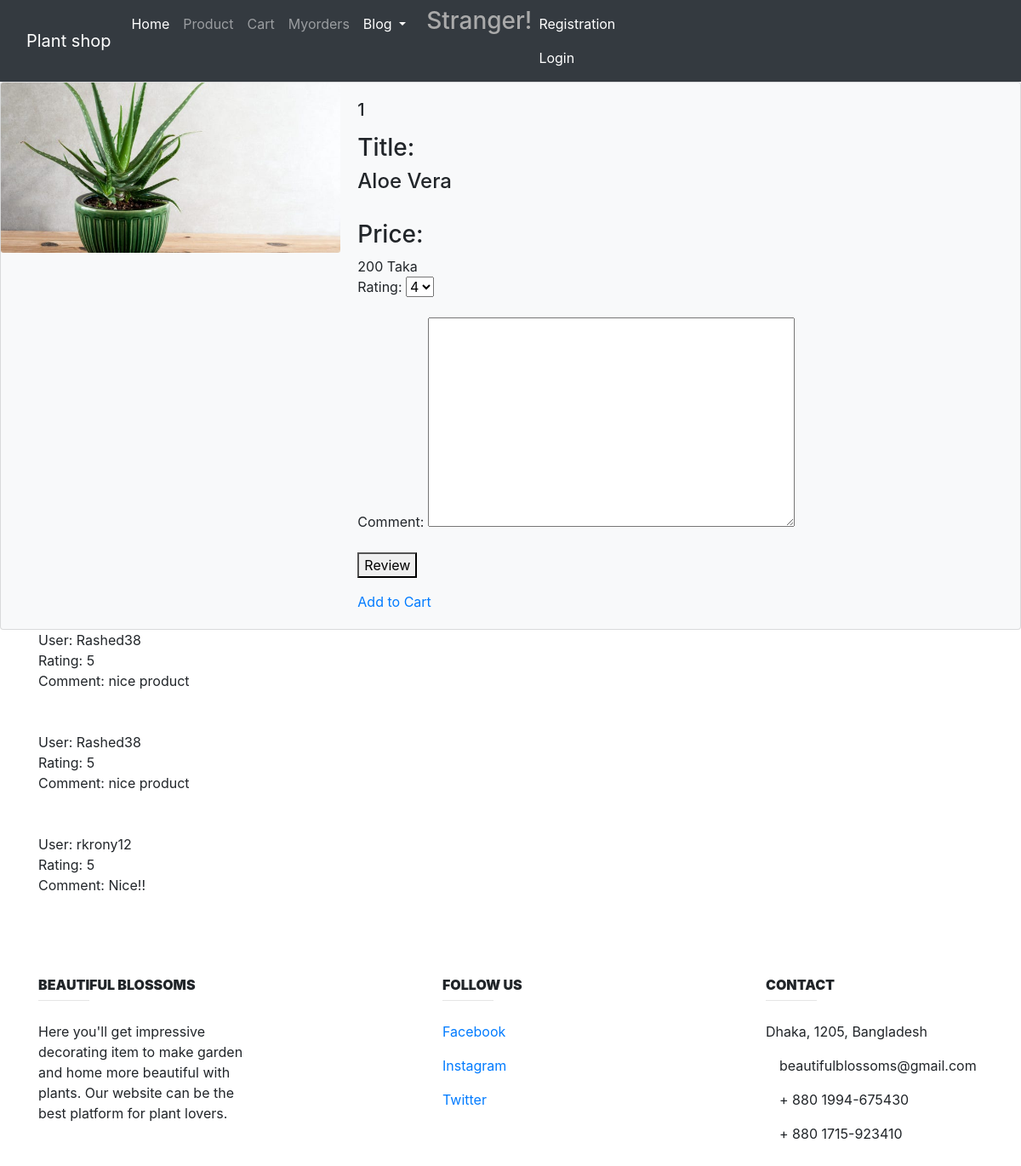
Screenshot of /Product/1 with the database file from the repository.
### Product/models.py (models this page shows, shortened)
class Product(models.Model):
    product_name = models.CharField(max_length=100, default="")
    price = models.IntegerField(blank=True)
    picture = models.ImageField(upload_to='images/plants/',blank=True)
    reviews = models.ManyToManyField(Review)

class Review(models.Model):
     RATING_OPTIONS = (
         ('1', '1'),
         ('2', '2'),
         ('3', '3'),
         ('4', '4'),
         ('5', '5')
     )
     rating = models.CharField(max_length=10, choices = RATING_OPTIONS, default='4')
     comment = models.TextField(blank=True, null=True)
     user = models.ForeignKey(User, on_delete=models.CASCADE, null=True, blank=True)

### Product/views.py (the view, shortened to what this page needs)
# urls.py: path('Product/<int:product_id>', product_views.showDetails, name='detail_view'),
def showDetails(request, product_id):
    searched_product = get_object_or_404(Product, id=product_id)
    form = ReviewForm()
    context = {
        'search': searched_product,
        'form': form
    }
    return render(request, 'Product/show_product_details.html', context)

### Product/forms.py
class ReviewForm(forms.ModelForm):
    class Meta:
        model = Review
        fields = ('rating', 'comment')

### templates/Product/show_product_details.html (shortened to what this page needs)
{% extends 'Base.html' %}
{% block content  %}
        <div class="card bg-light mb-2`" >
          <div class="row no-gutters">
            <div class="col-md-4">
              <img src="{{ search.picture.url }}" class="card-img" alt="...">
            </div>
            <div class="col-md-8">
              <div class="card-body">
                <h5 class="card-title">{{ search.id }}</h5>
                <p class="card-text">
                  <h3> Title: </h3><h4> {{ search.product_name }}</h4> <br>
                   <h3>Price: </h3> {{ search.price }} Taka <br>
                  <form method="POST">
                            {{ form.as_p }}
                            <button type="submit">Review</button>
                    </form>
                  </p>
                  <a href="{% url 'update-cart' search.id %}" >Add to Cart</a>
              </div>
            </div>
          </div>
        </div>
   <div class="container">
        {% for review in search.reviews.all %}
            User: {{ review.user.username }}<br>
            Rating: {{ review.rating }} <br>
            Comment: {{ review.comment }} <br><br><br>
        {% endfor %}
    </div>
{% endblock content %}

### rows the page displays
Product: picture (picture), id "1", product_name "Aloe Vera", price "200"
Review: user.username "Rashed38", rating "5", comment "nice product"
Review: user.username "Rashed38", rating "5", comment "nice product"
Review: user.username "rkrony12", rating "5", comment "Nice!!"
